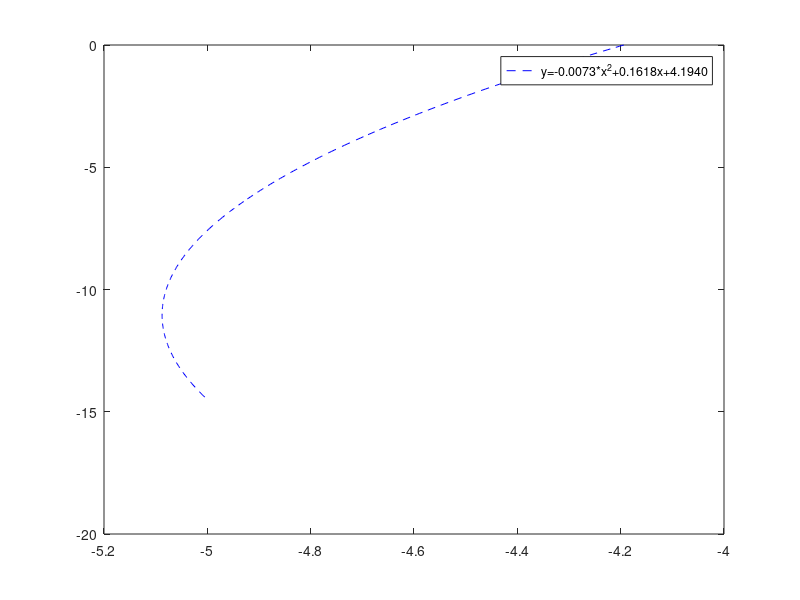

Source code (MATLAB):
x=[0,4.8,14.5];
y=[4.194,4.802,5];
%plot(x,y);
p=polyfit(x,y,2);
xx=0:0.05:14.5;
yy=polyval(p,xx);
plot(-yy,-xx,'b--');
legend('y=-0.0073*x^2+0.1618x+4.1940');